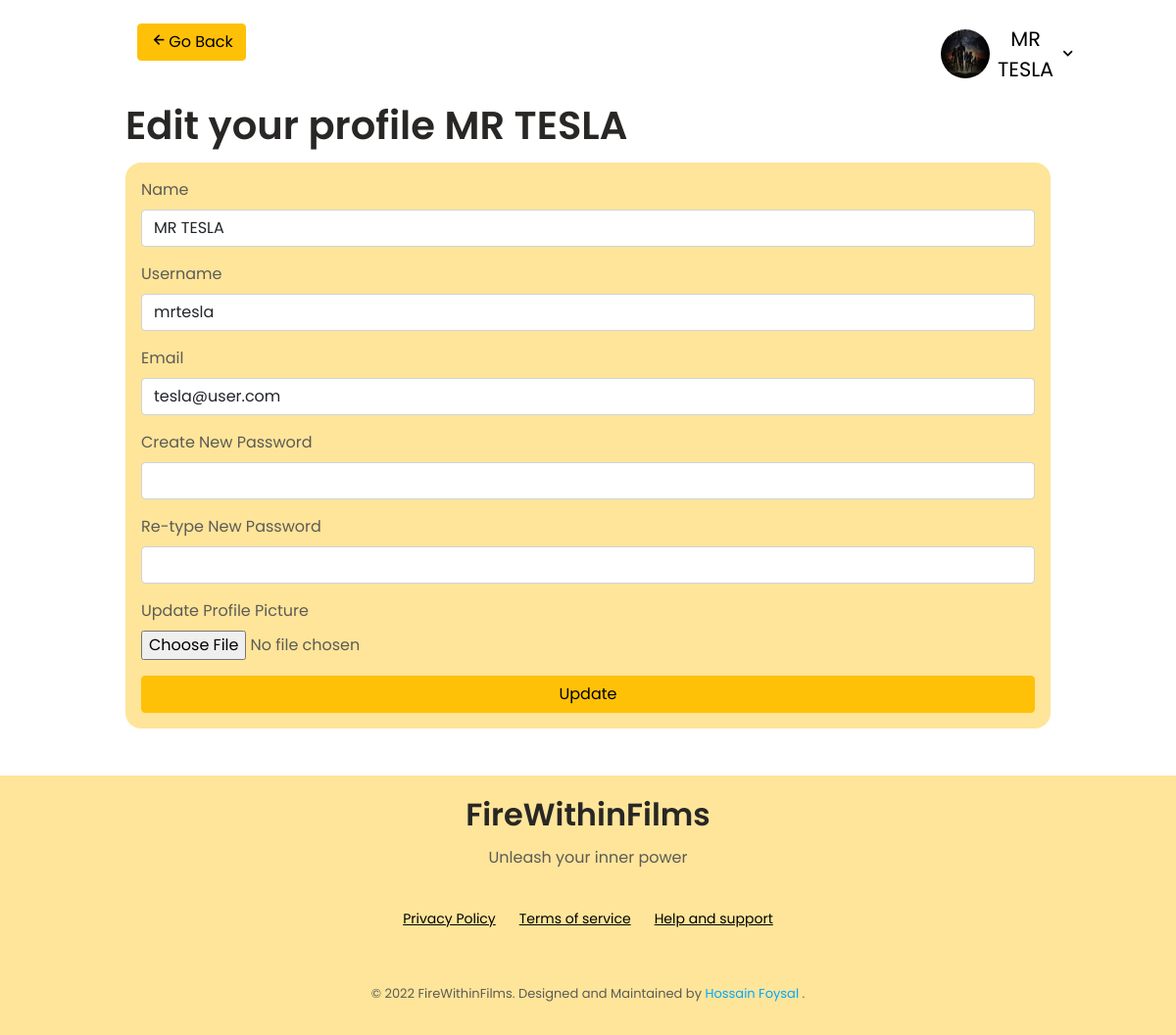
Screenshot of /user/account/edit/ (signed in) with the database file from the repository.
### firewithinfilms/models.py (models this page shows)
class User(db.Model, UserMixin):
    __tablename__ = 'user'
    id = db.Column(db.Integer, primary_key=True)
    username = db.Column(db.String(20), unique=True, nullable=False)
    name = db.Column(db.String(100))
    email = db.Column(db.String(120), unique=True, nullable=False)
    image_file = db.Column(db.String(20), default='default.jpg')
    password = db.Column(db.String(60), nullable=False)
    user_role = db.Column(db.String(60), default="user")
    join_date = db.Column(db.DateTime, nullable=False, default=datetime.utcnow)
    details = db.relationship('UserDetails', backref='details', lazy=True)
    reviews = db.relationship('UserReviews', backref='reviews', lazy=True)
    posts = db.relationship('UserPost', backref='author', lazy=True)

### firewithinfilms/user/views.py (the view, shortened to what this page needs)
@user.route('/user/account/edit/', methods=['GET', 'POST'])
@login_required
def user_edit_account():
    form = UpdateAccountForm()
    if request.method == 'GET':
        form.name.data = current_user.name
        form.username.data = current_user.username
        form.email.data = current_user.email
    image_file = url_for('static', filename='profile_pics/' + current_user.image_file)
    return render_template('user/editaccount.html', title='Account', image_file=image_file, form=form)

### firewithinfilms/user/forms.py (shortened to what this page needs)
class UpdateAccountForm(FlaskForm):
    name = StringField(
        'Name',
        validators = [
            Length(min=2, max=50)
        ]
    )
    username = StringField(
        'Username',
        validators = [
            Length(min=2, max=20)
        ]
    )
    email = StringField(
        'Email',
        validators = [
            Email()
        ]
    )
    picture = FileField(
        'Update Profile Picture',
        validators = [
            FileAllowed(['jpg','jpeg','png'])
        ]
    )
    password = PasswordField(
        'Create New Password'
    )
    confirm_password = PasswordField(
        'Re-type New Password',
        validators = [
            EqualTo('password')
        ]
    )
    submit = SubmitField('Update')

### firewithinfilms/models.py (called while the page is built)
@login_manager.user_loader
def load_user(user_id):
    return User.query.get(int(user_id))

### firewithinfilms/templates/user/editaccount.html (shortened to what this page needs)
{% extends 'root.html' %}
{% block head %}
<link
    href="https://cdn.jsdelivr.net/npm/bootstrap@5.1.3/dist/css/bootstrap.min.css"
    rel="stylesheet"
>
{% endblock %}
{% block content %}
<div class="container">
    <div class="container">
        <div class="d-flex justify-content-between py-4">
            <div>
                <a
                    href="{{ url_for('users.user_dashboard') }}"
                    class="d-flex justify-content-around btn btn-warning"
                    >
                    <i class="bx bx-left-arrow-alt h2-sm"></i>
                    Go Back
                </a>
            </div>
            <div class="img__round-sm mx-1">
                <div class="dropdown">
                    <button style="background: transparent; font-size: 1.3rem" class="d-flex align-items-center justify-content-end" type="button" data-bs-toggle="dropdown" aria-expanded="false">
                        <img
                            src="{{url_for('static', filename='profile_pics/' + current_user.image_file)}}"
                            alt="{{current_user.name}} - FireWithinFilms"
                            class="img__round-sm mx-1 me-2"
                        />
                        {{ current_user.name }}
                        <span class="ps-1">
                            <i class='bx bx-chevron-down'></i>
                        </span>
                    </button>
                </div>
            </div>
        </div>
    </div>
    <h1> Edit your profile {{ current_user.name }}</h1>
    <form action="" method="POST" enctype="multipart/form-data">
        <div class="bg__primary-alt form__container mb-5">
            <fieldset>
                <div class="mb-3">
                    {{ form.name.label(class="form-label") }}
                    {% if form.name.errors %}
                    {{ form.name(class="form-control is-invalid") }}
                    <div class="invalid-feedback">
                        {% for error in form.name.errors %}
                        <span>{{ error }}</span>
                        {% endfor %}
                    </div>
                    {% else %}
                    {{ form.name(class="form-control ") }}
                    {% endif %}
                </div>
                <div class="mb-3">
                    {{ form.username.label(class="form-label") }}
                    {% if form.username.errors %}
                    {{ form.username(class="form-control is-invalid") }}
                    <div class="invalid-feedback">
                        {% for error in form.username.errors %}
                        <span>{{ error }}</span>
                        {% endfor %}
                    </div>
                    {% else %}
                    {{ form.username(class="form-control ") }}
                    {% endif %}
                </div>
                <div class="mb-3">
                    {{ form.email.label(class="form-label") }}
                    {% if form.email.errors %}
                    {{ form.email(class="form-control  is-invalid") }}
                    <div class="invalid-feedback">
                        {% for error in form.email.errors %}
                        <span>{{ error }}</span>
                        {% endfor %}
                    </div>
                    {% else %}
                    {{ form.email(class="form-control ") }}
                    {% endif %}
                </div>
                <div class="mb-3">
                    {{ form.password.label(class="form-label") }}
                    {% if form.password.errors %}
                    {{ form.password(class="form-control  is-invalid") }}
                    <div class="invalid-feedback">
                        {% for error in form.password.errors %}
                        <span>{{ error }}</span>
                        {% endfor %}
                    </div>
                    {% else %}
                    {{ form.password(class="form-control ") }}
                    {% endif %}
                </div>
                <div class="mb-3">
                    {{ form.confirm_password.label(class="form-label") }}
                    {% if form.confirm_password.errors %}
                    {{ form.confirm_password(class="form-control  is-invalid") }}
                    <div class="invalid-feedback">
                        {% for error in form.confirm_password.errors %}
                        <span>{{ error }}</span>
                        {% endfor %}
                    </div>
                    {% else %}
                    {{ form.confirm_password(class="form-control ") }}
                    {% endif %}
                </div>
                <div class="mb-3">
                    {{ form.picture.label(class="form-label") }}
                    {{ form.picture(class="form-control-file") }}
                </div>
            </fieldset>
            <div>
                {{ form.submit(class="btn btn-warning") }}
            </div>
        </div>
    </form>
</div>
{% include 'helpers/_dashboard_footer.html' %}
{% endblock content %}

### firewithinfilms/static/assets/scripts/reuse.css (style rules this page uses)
:root { --header-height: 3rem; --hue: 45; --sat: 98%; --first-color: hsl(var(--hue), var(--sat), 60%); --first-color-light: hsl(var(--hue), var(--sat), 85%); --first-color-lighten: hsl(var(--hue), var(--sat), 80%); --first-color-alt: hsl(var(--hue), var(--sat), 53%); --title-color: hsl(var(--hue), 4%, 15%); --text-color: hsl(var(--hue), 4%, 35%); --text-color-light: hsl(var(--hue), 4%, 65%); --body-color: hsl(var(--hue), 0%, 100%); --container-color: #fff; --scroll-bar-color: hsl(var(--hue), 4%, 85%); --scroll-thumb-color: hsl(var(--hue), 4%, 75%); --body-font: "Poppins", sans-serif; --biggest-font-size: 2.25rem; --h1-font-size: 1.5rem; --h2-font-size: 1.25rem; --h3-font-size: 1rem; --normal-font-size: 0.938rem; --small-font-size: 0.813rem; --smaller-font-size: 0.75rem; --font-semi-bold: 600; --font-bold: 700; --font-normal: 500; --img-transition: 0.3s; --img-hidden: hidden; --img-scale: scale(1.1); --mb-0-5: 0.5rem; --mb-0-75: 0.75rem; --mb-1: 1rem; --mb-1-5: 1.5rem; --mb-2: 2rem; --z-tooltip: 10; --z-fixed: 100; }
@media screen and (min-width: 968px) { :root { --biggest-font-size: 4rem; --h1-font-size: 2.25rem; --h2-font-size: 1.5rem; --h3-font-size: 1.25rem; --normal-font-size: 1rem; --small-font-size: 0.875rem; --smaller-font-size: 0.813rem; } }
.mb-5 { margin-bottom: var(--mb-0-5); }
.mx-1 { margin-right: var(--mb-1); }
.container { max-width: 968px; margin-right: auto; margin-left: auto; }
@media (min-width: 576px) { .container { max-width: 540px; } }
@media (min-width: 768px) { .container { max-width: 720px; } }
@media (min-width: 992px) { .container { max-width: 960px; } }
@media (min-width: 1200px) { .container { max-width: 1140px; } }
.bg__primary-alt { background-color: var(--first-color-lighten); }
.img__round-sm, .avatar { height: 50px; width: 50px; border-radius: 50%; }
.h2-sm { font-size: 1.2rem; }
@media screen and (min-width: 1024px) { .container { margin-left: auto; margin-right: auto; } }

### firewithinfilms/static/assets/scripts/root.css (style rules this page uses)
:root { --header-height: 3rem; --hue: 45; --sat: 98%; --first-color: hsl(var(--hue), var(--sat), 60%); --first-color-light: hsl(var(--hue), var(--sat), 85%); --first-color-lighten: hsl(var(--hue), var(--sat), 80%); --first-color-alt: hsl(var(--hue), var(--sat), 53%); --title-color: hsl(var(--hue), 4%, 15%); --text-color: hsl(var(--hue), 4%, 35%); --text-color-light: hsl(var(--hue), 4%, 65%); --body-color: hsl(var(--hue), 0%, 100%); --container-color: #fff; --scroll-bar-color: hsl(var(--hue), 4%, 85%); --scroll-thumb-color: hsl(var(--hue), 4%, 75%); --body-font: "Poppins", sans-serif; --biggest-font-size: 2.25rem; --h1-font-size: 1.5rem; --h2-font-size: 1.25rem; --h3-font-size: 1rem; --normal-font-size: 0.938rem; --small-font-size: 0.813rem; --smaller-font-size: 0.75rem; --font-semi-bold: 600; --font-bold: 700; --font-normal: 500; --img-transition: 0.3s; --img-hidden: hidden; --img-scale: scale(1.1); --mb-0-5: 0.5rem; --mb-0-75: 0.75rem; --mb-1: 1rem; --mb-1-5: 1.5rem; --mb-2: 2rem; --z-tooltip: 10; --z-fixed: 100; }
@media screen and (min-width: 968px) { :root { --biggest-font-size: 4rem; --h1-font-size: 2.25rem; --h2-font-size: 1.5rem; --h3-font-size: 1.25rem; --normal-font-size: 1rem; --small-font-size: 0.875rem; --smaller-font-size: 0.813rem; } }
html { scroll-behavior: smooth; }
body { font-family: var(--body-font); font-size: var(--normal-font-size); background-color: var(--body-color); color: var(--text-color); transition: 0.5s; }
h1, h2, h3 { font-weight: var(--font-semi-bold); color: var(--title-color); line-height: 1.5; }
a { text-decoration: none; color: #000; }
img { max-width: 100%; height: auto; }
input { width: 100%; }
button, input, textarea { font-family: var(--body-font); font-size: var(--normal-font-size); }
button { cursor: pointer; border: none; outline: none; }
.container { max-width: 968px; }
.form__container { padding: 1rem; border-radius: 1rem; }
@media screen and (min-width: 768px) { body { margin: 0; } }
@media screen and (min-width: 1024px) { .container { margin-left: auto; margin-right: auto; } }

### rows the page displays
User: image_file (picture), name "MR TESLA", username "mrtesla", email "tesla@user.com"
